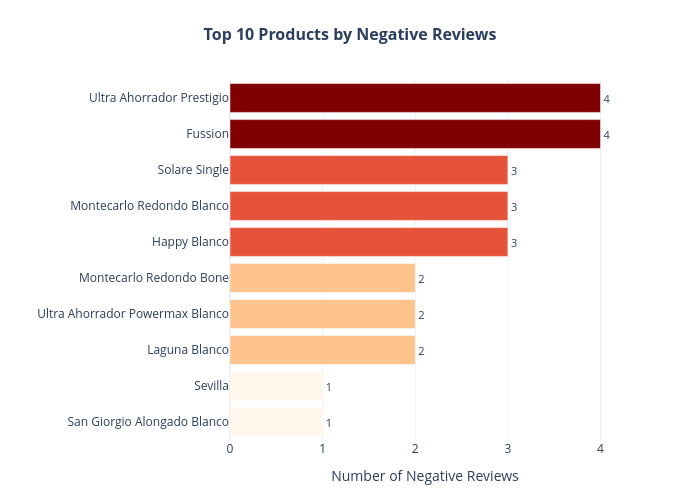

Source (notebook cell):
### Code cell
# Chart 4 — Top 10 Products by Negative Reviews (Horizontal Bar)
neg_df = df[df['Sentiment_GPT'] == 'Negative']
top_neg = neg_df['Product Name'].value_counts().head(10).reset_index()
top_neg.columns = ['Product', 'Count']
top_neg['Product'] = top_neg['Product'].str.replace('Sanitario ', '')
top_neg = top_neg.sort_values('Count')

fig = px.bar(
    top_neg, x='Count', y='Product', orientation='h',
    title='<b>Top 10 Products by Negative Reviews</b>',
    color='Count', color_continuous_scale='OrRd',
    text='Count', template=TEMPLATE
)
fig.update_traces(textposition='outside', textfont_size=11)
fig.update_layout(
    title_x=0.5, title_font_size=16,
    width=700, height=500,
    margin=dict(t=80, b=60, l=180, r=80),
    coloraxis_showscale=False,
    xaxis_title='Number of Negative Reviews', yaxis_title=''
)
fig.show()

### Figure 1 — Plotly figure (JSON) as saved in the notebook; plotly's stock layout.template omitted (floating-point values rounded to 4 significant figures)
{"data": [{"hovertemplate": "Count=%{marker.color}<br>Product=%{y}<extra></extra>", "legendgroup": "", "marker": {"color": [1, 1, 2, 2, 2, 3, 3, 3, 4, 4], "coloraxis": "coloraxis", "pattern": {"shape": ""}}, "name": "", "orientation": "h", "showlegend": false, "text": [1.0, 1.0, 2.0, 2.0, 2.0, 3.0, 3.0, 3.0, 4.0, 4.0], "textfont": {"size": 11}, "textposition": "outside", "type": "bar", "x": [1, 1, 2, 2, 2, 3, 3, 3, 4, 4], "xaxis": "x", "y": ["San Giorgio Alongado Blanco", "Sevilla", "Laguna Blanco", "Ultra Ahorrador Powermax Blanco", "Montecarlo Redondo Bone", "Happy Blanco", "Montecarlo Redondo Blanco", "Solare Single", "Fussion", "Ultra Ahorrador Prestigio"], "yaxis": "y"}], "layout": {"barmode": "relative", "coloraxis": {"colorbar": {"title": {"text": "Count"}}, "colorscale": [[0, "rgb(255,247,236)"], [0.125, "rgb(254,232,200)"], [0.25, "rgb(253,212,158)"], [0.375, "rgb(253,187,132)"], [0.5, "rgb(252,141,89)"], [0.625, "rgb(239,101,72)"], [0.75, "rgb(215,48,31)"], [0.875, "rgb(179,0,0)"], [1, "rgb(127,0,0)"]], "showscale": false}, "height": 500, "legend": {"tracegroupgap": 0}, "margin": {"b": 60, "l": 180, "r": 80, "t": 80}, "title": {"font": {"size": 16}, "text": "<b>Top 10 Products by Negative Reviews</b>", "x": 0.5}, "width": 700, "xaxis": {"anchor": "y", "domain": [0, 1], "title": {"text": "Number of Negative Reviews"}}, "yaxis": {"anchor": "x", "domain": [0, 1], "title": {"text": ""}}}}
